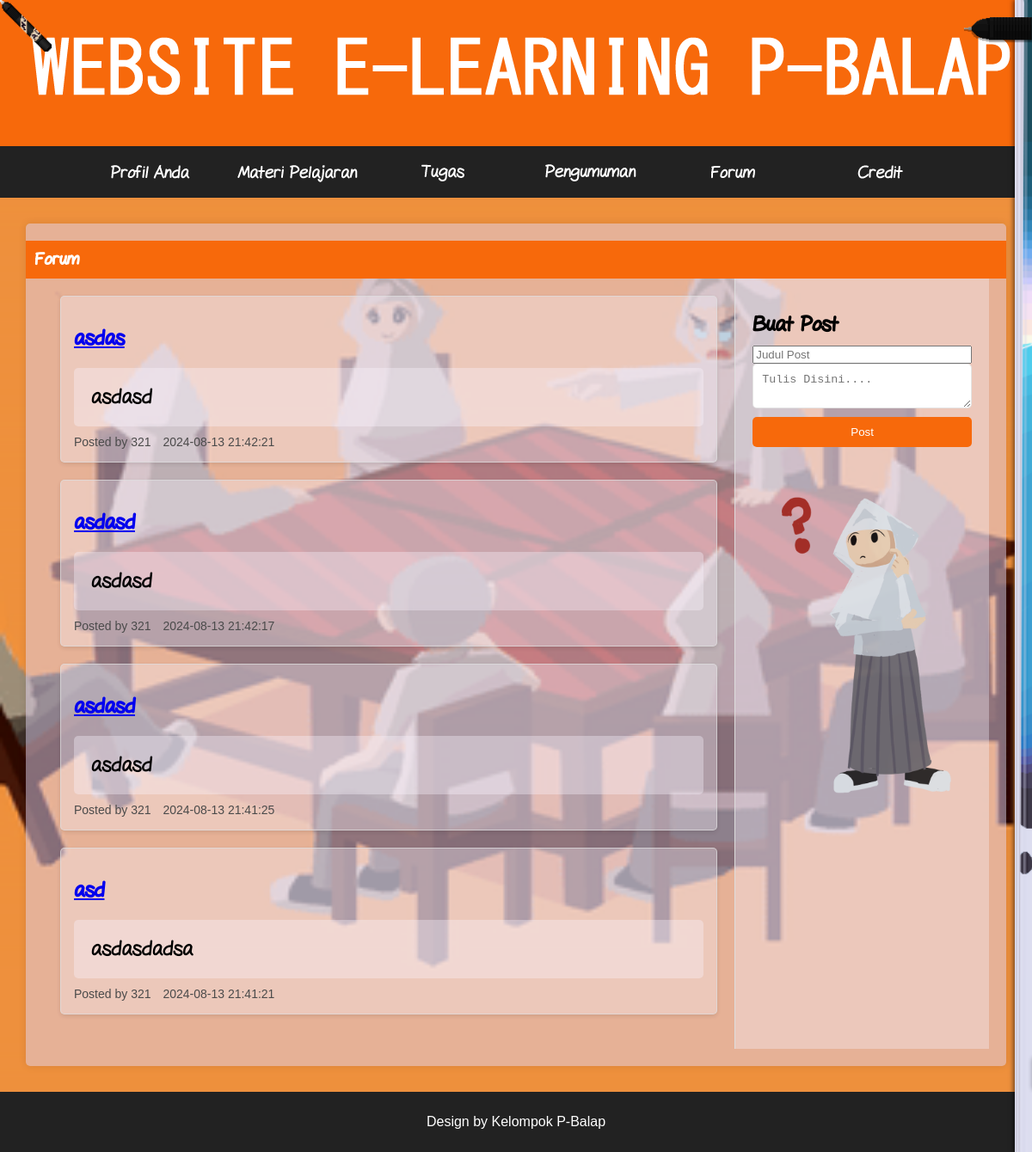
Page /forum.php (signed in) on the committed database.
### tables this page shows
CREATE TABLE `forum_posts` (
  `post_id` int(11) NOT NULL,
  `title` varchar(255) NOT NULL,
  `content` text NOT NULL,
  `created_by` int(11) NOT NULL,
  `created_at` timestamp NOT NULL DEFAULT current_timestamp()
);

### forum.php (the view, shortened to what this page needs)
<?php
include 'config.php';
$query = "SELECT * FROM forum_posts ORDER BY created_at DESC";
$result = $conn->query($query);
?>
<!DOCTYPE html>
<html lang="en">
<head>
    <link rel="stylesheet" href="css/styles.css">
</head>
<body>
    <div class="header-nav-container">
        <header>
            <h1><a href="index.php"><img src="./image/text-header.png" alt="Website Logo" style="cursor:none;"></a></h1>
        </header>
        <nav>
            <ul>
                <li><a href="profil.php" id="nav-item-1"><img src="./image/profil-anda.png"class="nav-img"></a></li>
                <li><a href="materi.php" id="nav-item-2"><img src="./image/materi-pelajaran.png"class="nav-img"></a></li>
                <li><a href="tugas.php" id="nav-item-3"><img src="./image/tugas.png"class="nav-img"></a></li>
                <li><a href="pengumuman.php" id="nav-item-4"><img src="./image/pengumuman.png"class="nav-img"></a></li>
                <li><a href="forum.php" id="nav-item-5"><img src="./image/forum.png"class="nav-img"></a></li>
                <li><a href="credit.php" id="nav-item-6"><img src="./image/credit.png"class="nav-img"></a></li>
            </ul>
        </nav>
    </div>
    <?php include 'sidebar1.php'; ?>
    <main>
        <section class="intro4">
            <h3>Forum</h3>
            <section class="forum-section">
                <div class="forum-container">
                    <?php while($post = $result->fetch_assoc()): ?>
                        <div class="post">
                            <div class="post-content">
                                <h2><a href="javascript:void(0);" onclick="viewPost(<?php echo $post['post_id']; ?>)"><?php echo htmlspecialchars($post['title']); ?></a></h2>
                                <p><?php echo htmlspecialchars($post['content']); ?></p>
                                <div class="post-meta">
                                    <span>Posted by <?php echo htmlspecialchars($post['created_by']); ?></span>
                                    <span><?php echo htmlspecialchars($post['created_at']); ?></span>
                                </div>
                            </div>
                        </div>
                    <?php endwhile; ?>
                </div>
                <aside class="forum-sidebar">
                    <div class="create-post">
                        <h2>Buat Post</h2>
                        <form action="create_post.php" method="POST">
                            <input type="text" name="title" placeholder="Judul Post" required>
                            <textarea name="content" placeholder="Tulis Disini...." required></textarea>
                            <button type="submit">Post</button>
                            <img src="./image/forum-background.png"class="content-image3">
                        </form>
                    </div>
                </aside>
            </section>
    </main>
    <footer>
        <p><a>Design by Kelompok P-Balap</a></p>
    </footer>
</body>
</html>

### css/styles.css (style rules this page uses)
* { box-sizing: border-box; }
html, body { height: 100%; margin: 0; padding: 0; font-family: Arial, sans-serif; background: url('../image/bgimage.gif') no-repeat center center fixed; background-size: cover; cursor: none; }
body { display: flex; flex-direction: column; min-height: 100vh; margin: 0; cursor: none; }
header { font-family: bulpenheader; font-size: 24px; background-color: #f7690b; color: white; padding: 10px 0; text-align: center; cursor: none; }
nav { background-color: #222222; overflow: hidden; display: flex; justify-content: center; padding: 0; cursor: none; }
nav ul { cursor: none; font-size: 20px; font-family: bulpentext; list-style: none; margin: 0; padding: 0; display: flex; }
nav ul li { display: inline-block; width: 150px; height: 60px; margin: 0 10px; }
nav ul li a { display: inline-block; width: 100%; height: 100%; cursor: none; }
nav ul li a img { cursor: none; width: 100%; height: 100%; display: block; }
main { flex: 1; flex-grow: 1; z-index: 1; justify-content: center; align-items: center; padding: 20px; background-color: rgba(222, 209, 239, 0.5); margin: 30px; border-radius: 5px; box-shadow: 0 0 10px rgba(26, 24, 32, 0.1); }
.forum-section { display: flex; width: 100%; }
.forum-container { flex: 3; padding: 20px; }
.post { display: flex; margin-bottom: 20px; padding: 15px; background-color: rgba(245, 242, 251, 0.36); border: 1px solid #ddddddbd; border-radius: 5px; box-shadow: 0 2px 5px rgba(0, 0, 0, 0.1); }
.post-content { flex: 1; }
.post-content p { margin: 0 0 10px; }
.post-meta { font-size: 14px; color: #4b4b4b; }
.post-meta span { margin-right: 10px; }
.forum-sidebar { flex: 1; padding: 20px; background-color: rgba(245, 242, 251, 0.36); border-left: 1px solid #ddd; }
.create-post { margin-bottom: 20px; }
.create-post h2 { font-family: bulpenheader; font-size: 24px; margin-bottom: 10px; }
.create-post form { display: flex; flex-direction: column; }
.create-post textarea { padding: 10px; margin-bottom: 10px; border: 1px solid #cccccc88; border-radius: 5px; resize: vertical; }
.create-post button { padding: 10px; background-color: #f7690b; color: white; border: none; border-radius: 5px; cursor: none; }
.content-image3 { min-width: 99%; max-width: 100%; min-height: auto; min-height: auto; margin-top: 20%; margin-left: 7%; display: block; opacity: 0.9; }
.intro4 { flex:3; }
.intro4 h2 { font-family: bulpenheader; }
.intro4 h3 { text-align: left; font-size: 20px; font-family: bulpenheader; background-color: #f7690b; color: white; padding: 10px; margin: 0 -20px; }
.intro4 p { position:relative; font-size: 24px; text-align: left; font-family: bulpenheader; background-color: rgba(245, 242, 251, 0.36); padding: 20px; border-radius: 5px; }
button, button:focus, button:active { background-color: #f7690b; color: white; padding: 10px; border: none; cursor: none; border-radius: 4px; width: 100%; }
footer { background-color: #222222; color: white; text-align: center; padding: 10px 0; margin-top: auto; }
footer p a { color: white; text-decoration: none; cursor: none; }

### rows in the picture
forum_posts: title "asdas", content "asdasd", created_by "321", created_at "2024-08-13 21:42:21"
forum_posts: title "asdasd", content "asdasd", created_by "321", created_at "2024-08-13 21:42:17"
forum_posts: title "asdasd", content "asdasd", created_by "321", created_at "2024-08-13 21:41:25"
forum_posts: title "asd", content "asdasdadsa", created_by "321", created_at "2024-08-13 21:41:21"
